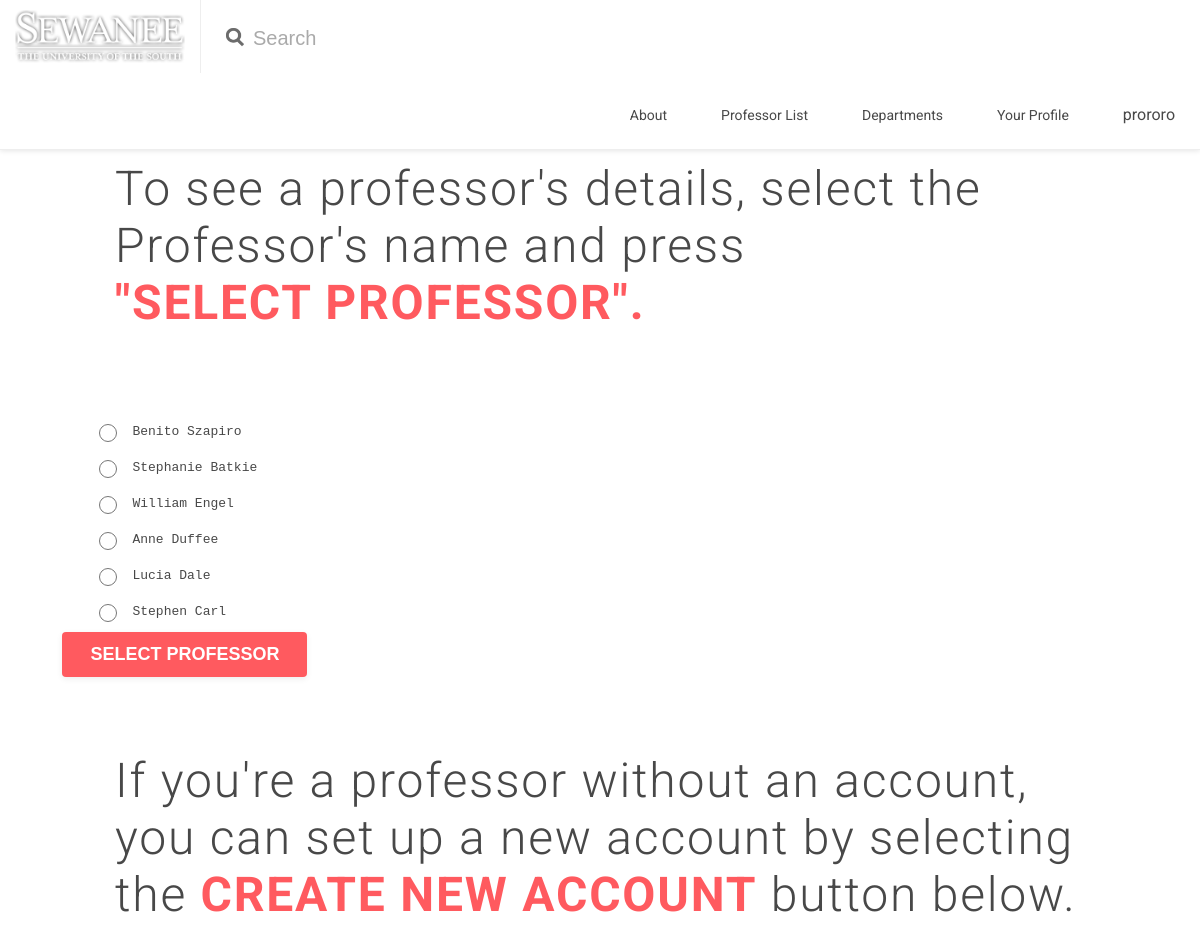
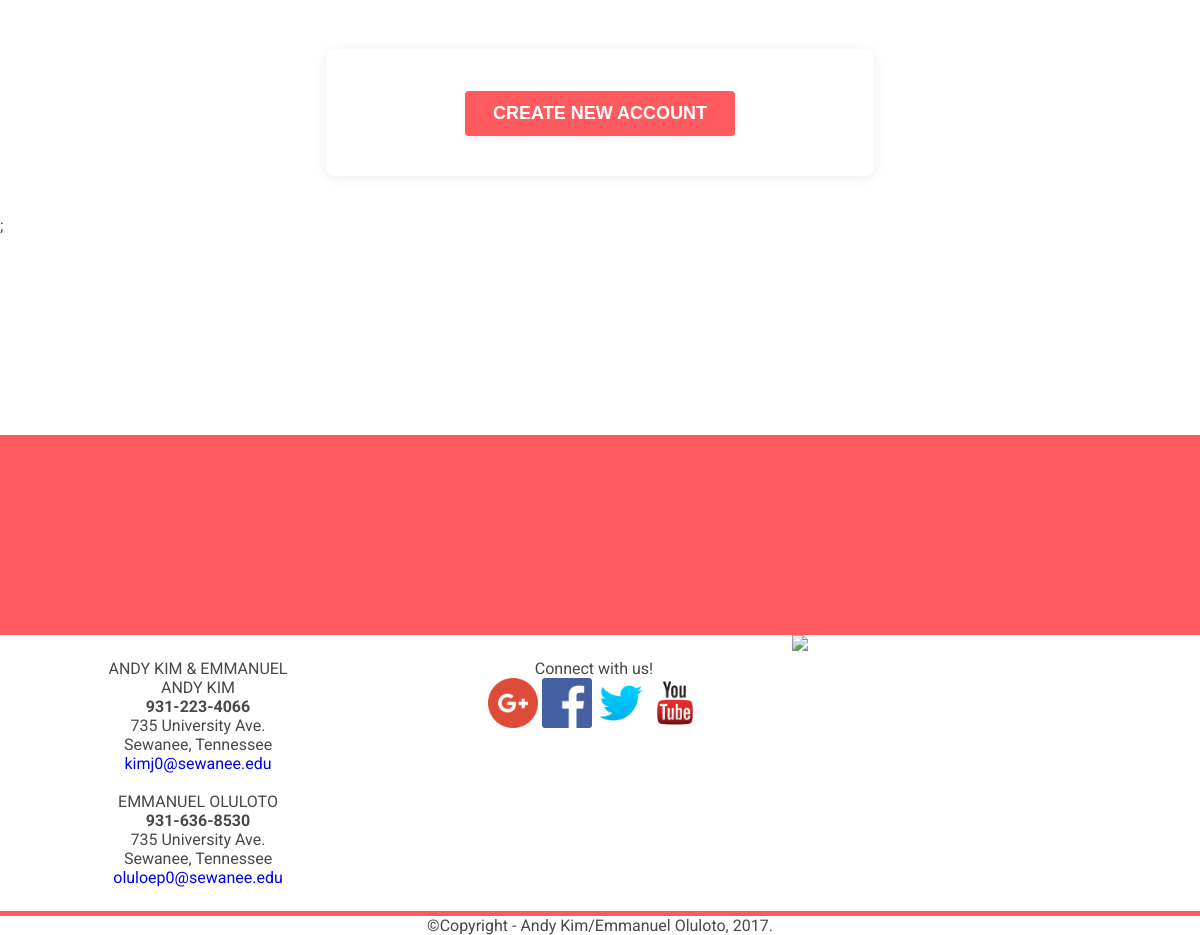
The app's page /php/displayProfs.php (signed in) with its own data (2 pictures, top to bottom).
### tables this page shows
CREATE TABLE profTable(
   profID           int AUTO_INCREMENT NOT NULL PRIMARY KEY
  ,first_name       varchar(40)
  ,last_name        varchar(40)
  ,email            varchar(40)
  ,phone            char(10)
  ,password         varchar(20) NOT NULL 
);

### php/displayProfs.php (the view, shortened to what this page needs)
<?php require_once('header.php') ?>
<!DOCTYPE html>
<html>
	<head>
		<link rel="stylesheet" type="text/css" href="/css/main.css"/>
	</head>
	<body>
  	<div class="top-nav active clearfix">
  		<a href="index.html" class="logo">
  			<img src="/image/logo2.png" alt="Sewanee"/>
  		</a>
  		<div id="nav-searchbar">
  			<form method="GET" action="index.html">
  				<input type="text" name="search" id="nav-search" placeholder="Search"/>
  			</form>
  		</div>
  		<ul>
  		</ul>
  	</div>
<span style="display:block; height: 100px;"></span>
    <div class="row">
      <h1 id="moto">To see a professor's details, select the Professor's name and press <br><span>"SELECT PROFESSOR".</span></h1>
    </div>
<?php
  $query = "SELECT * FROM profTable";
  $result = $connection->query($query);
    $rows = $result->num_rows;
  echo '<pre><form action="profInfo.php" method="post"> <div class ="set">' ;
    for ($j = $rows-1 ; $j >= 0; $j--){
      $result->data_seek($j);
      $row = $result->fetch_array(MYSQLI_NUM);
      echo <<<_END
            <input style='line-height: 10px;' type="radio" name="prof" value="$row[0]"> $row[1] $row[2]
_END;
    }
  echo <<<_END
        <input type="submit" value="SELECT PROFESSOR">
        </div></form></pre>
        <div class="row">
        <h1 id="moto">If you're a professor without an account, you can set up a new account by selecting the
        <span> CREATE NEW ACCOUNT</span> button below. </h1>
        </div>
        <form action="newprof.php" method="post">
        <input type="submit" value="CREATE NEW ACCOUNT" style=""></form>;
_END;
?>
<span style="display:block; height: 200px;"></span>
<footer>
	<div class="section">
		<p>ANDY KIM & EMMANUEL</p>
	<p>ANDY KIM</p>
	<p><b>931-223-4066</b><br>
		735 University Ave.<br>
		Sewanee, Tennessee<br>
		<a href = "mailto:kimj0@sewanee.edu">kimj0@sewanee.edu</a></p>
	<br>
	<p> EMMANUEL OLULOTO</p>
		<p><b>931-636-8530</b><br>
		735 University Ave.<br>
		Sewanee, Tennessee<br>
		<a href = "mailto:oluloep0@sewanee.edu">oluloep0@sewanee.edu</a></p>
	</div>
	<div class="section"><div id="social">
		<p>Connect with us!</p>
		<ul>
			   <li><a href="#"><img src="/image/logos/1491580659-yumminkysocialmedia23_83074.png"/></a></li>
			   <li><a href="#"><img src="/image/logos/Facebook_icon-icons.com_66805.png"/></a></li>
			   <li><a href="#"><img src="/image/logos/twitter_socialnetwork_20007.png"/></a></li>
			   <li><a href="#"><img src="/image/logos/youtube_socialnetwork_19998.png"/></a></li>
		</ul>
	</div></div>
			<img src="https://upload.wikimedia.org/wikipedia/commons/2/2b/Sewanee.png"/>
</footer>
<p style="text-align:center">&#169;Copyright - Andy Kim/Emmanuel Oluloto, 2017.</p>
</body>
</html>

### css/main.css (style rules this page uses)
form[action="newprof.php"] { max-width: 500px; margin: 40px auto 40px auto; background: #fff; padding: 32px 24px 24px 24px; border-radius: 8px; box-shadow: 0 2px 12px rgba(0,0,0,0.08); display: flex; flex-direction: column; align-items: center; }
form[action="newprof.php"] input, form[action="newprof.php"] select { width: 100%; margin-bottom: 16px; }
form[action="newprof.php"] input[type="submit"] { width: auto; align-self: center; }
input[type="text"], input[type="password"], input[type="email"], input[type="number"], select { font-size: 18px; padding: 10px 12px; border: 1px solid #ccc; border-radius: 4px; margin-bottom: 12px; width: 80%; box-sizing: border-box; transition: border-color 0.2s; }
input[type="radio"] { accent-color: #ff5a5f; width: 18px; height: 18px; margin-right: 8px; vertical-align: middle; }
input[type="submit"], button { background-color: #ff5a5f; color: #fff; border: none; border-radius: 4px; padding: 12px 28px; font-size: 18px; font-weight: 700; cursor: pointer; margin-top: 10px; transition: background 0.2s, box-shadow 0.2s; box-shadow: 0 2px 6px rgba(0,0,0,0.07); }
body { margin: 0; padding: 0; font-family: 'Roboto', sans-serif; font-weight: 400; color:#484848; overflow-x: hidden; }
p { font-size: 16px; margin: 0; padding: 0; }
a:link { font-size: 16px; text-decoration: none; margin: 0; padding: 0; }
h1,h2,h3,h4,h5,h6,ul,ol,li { margin: 0; padding: 0; }
ul, ol { list-style-type: none; }
.clearfix::after { content: ""; display: table; clear: both; }
.row { position: relative; max-width: 970px; height: auto; margin: 0 auto; }
footer { border-top: 200px solid #ff5a5f; border-bottom: 5px solid #ff5a5f; width: 100%; overflow: hidden; }
footer img { width: 25%; }
li { display: inline; }
#social img { width: 50px; height: 50px; }
.section { width: 29%; float: left; margin: 2% 2%; text-align: center; }
.top-nav { position: relative; width: 100%; height: auto; background-color: #fff; z-index: 200; }
.top-nav.active { position: fixed; left: 0; top: 0; border-bottom: 1px solid #eee; box-shadow: 0 1px 5px rgba( 0, 0, 0, 0.1); -webkit-box-shadow: 0 1px 5px rgba( 0, 0, 0, 0.1); -moz-box-shadow: 0 1px 5px rgba( 0, 0, 0, 0.1); }
.logo:link { position: relative; color: #ccc; display: inline-block; transition: all 0.3s ease; -webkit-transition: all 0.3s ease; -moz-transition: all 0.3s ease; -o-transition: all 0.3s ease; float: left; }
.logo img { position: relative; padding: 10px 15px; width: 170px; vertical-align: middle; }
.top-nav.active .logo img { border-right: 1px solid #eee; }
#nav-searchbar { display:none; width: 490px; height: 100%; }
.top-nav.active #nav-searchbar { display: inline-block; }
#nav-searchbar form input { padding: 27px 10px 18px 52px; width: 100%; border: none; outline: none; color: #666; font-size: 20px; box-sizing: border-box; -webkit-box-sizing: border-box; -moz-box-sizing: border-box; background-image: url('image/search_icon.png'); background-repeat: no-repeat; background-position: 25px 28px; background-size: 18px; }
.top-nav ul { float: right; padding: 25px 0; }
#moto { font-size: 48px; font-weight: 300; color: #484848; margin: 60px 0; letter-spacing: 1.8px; }
#moto span { color: #FF5A5F; font-weight: 700; }

### records on screen
proftable: first_name "Benito", last_name "Szapiro"
proftable: first_name "Stephanie", last_name "Batkie"
proftable: first_name "William", last_name "Engel"
proftable: first_name "Anne", last_name "Duffee"
proftable: first_name "Lucia", last_name "Dale"
proftable: first_name "Stephen", last_name "Carl"

### other values on screen
$u "prororo"
